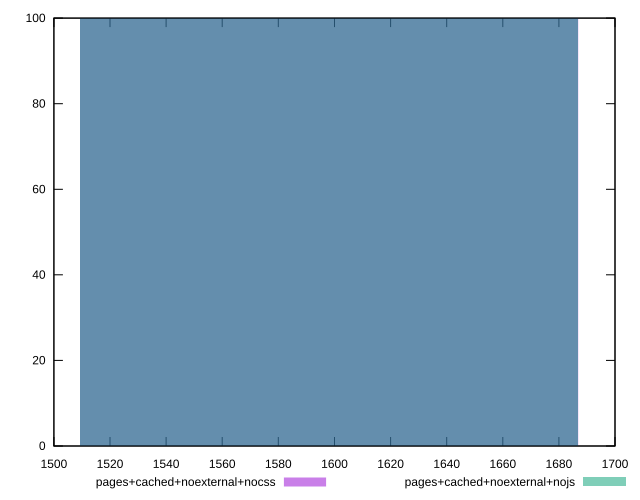

Generate this figure with gnuplot:
reset
set terminal svg size 640, 500 enhanced background rgb 'white'
set output "report_00007_2020-12-11T15:55:29.892Z/first-meaningful-paint/comparison/histogram/9_vs_10.svg"

$pagesCachedNoexternalNocss <<EOF
1598.078411163179 100
EOF

$pagesCachedNoexternalNojs <<EOF
1598.078411163179 100
EOF

set key outside below
set boxwidth 177.56426790701988
set yrange [0:100]
set style fill transparent solid 0.5 noborder

plot \
  $pagesCachedNoexternalNocss title "pages+cached+noexternal+nocss" with boxes, \
  $pagesCachedNoexternalNojs title "pages+cached+noexternal+nojs" with boxes, \


reset
